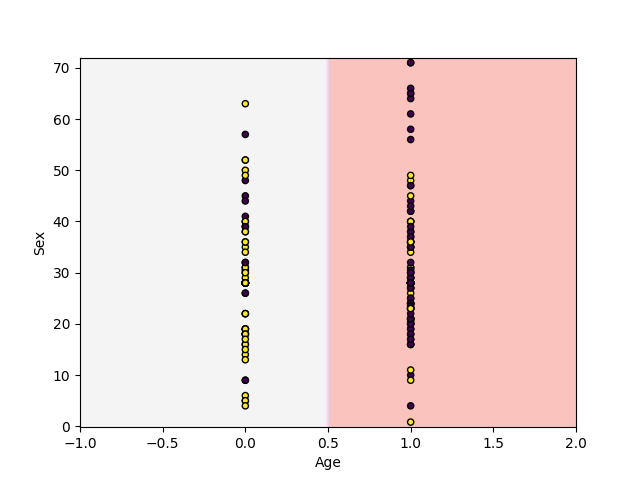

Generate this figure with Python:
from sklearn.model_selection import train_test_split
from sklearn.svm import SVC
import pandas as pd
from sklearn.inspection import DecisionBoundaryDisplay
import matplotlib.pyplot as plt


titanic = pd.read_csv("/home/harshvardhan/AI-ML/titanic.csv")
X = titanic[['Sex','Age']]
y = titanic['Survived']

X.loc[:,'Sex'] = X['Sex'].map({'male':1, 'female' : 0})
X.loc[:,'Age'].fillna(X['Age'].median(), inplace = True)

X_train, X_test, y_train, y_test = train_test_split(X, y, test_size=0.2, random_state=42)
svm = SVC(kernel="linear", C=1)
svm.fit(X_train, y_train)

DecisionBoundaryDisplay.from_estimator(
    svm,
    X_test,
    response_method="predict",
    alpha=0.8,
    cmap="Pastel1",
    xlabel="Age",
    ylabel="Sex",
)

plt.scatter(X_test.iloc[:, 0], X_test.iloc[:, 1],
            c=y_test, 
            s=20, edgecolors="k" )

plt.savefig("svm.png")
